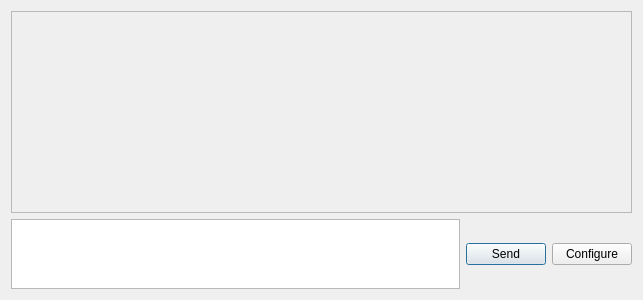
<?xml version="1.0" encoding="UTF-8"?>
<ui version="4.0">
 <class>ChatBox</class>
 <widget class="QDialog" name="ChatBox">
  <property name="geometry">
   <rect>
    <x>0</x>
    <y>0</y>
    <width>643</width>
    <height>300</height>
   </rect>
  </property>
  <property name="windowTitle">
   <string>ChatBox</string>
  </property>
  <layout class="QVBoxLayout" name="verticalLayout" stretch="3,1">
   <item>
    <widget class="QScrollArea" name="scrollArea">
     <property name="widgetResizable">
      <bool>true</bool>
     </property>
     <widget class="QWidget" name="scrollAreaWidgetContents">
      <property name="geometry">
       <rect>
        <x>0</x>
        <y>0</y>
        <width>623</width>
        <height>202</height>
       </rect>
      </property>
     </widget>
    </widget>
   </item>
   <item>
    <layout class="QHBoxLayout" name="horizontalLayout">
     <item>
      <widget class="QTextEdit" name="inputEdit"/>
     </item>
     <item>
      <widget class="QPushButton" name="sendBtn">
       <property name="text">
        <string>Send</string>
       </property>
      </widget>
     </item>
     <item>
      <widget class="QPushButton" name="configBtn">
       <property name="text">
        <string>Configure</string>
       </property>
      </widget>
     </item>
    </layout>
   </item>
  </layout>
 </widget>
 <resources/>
 <connections/>
</ui>
